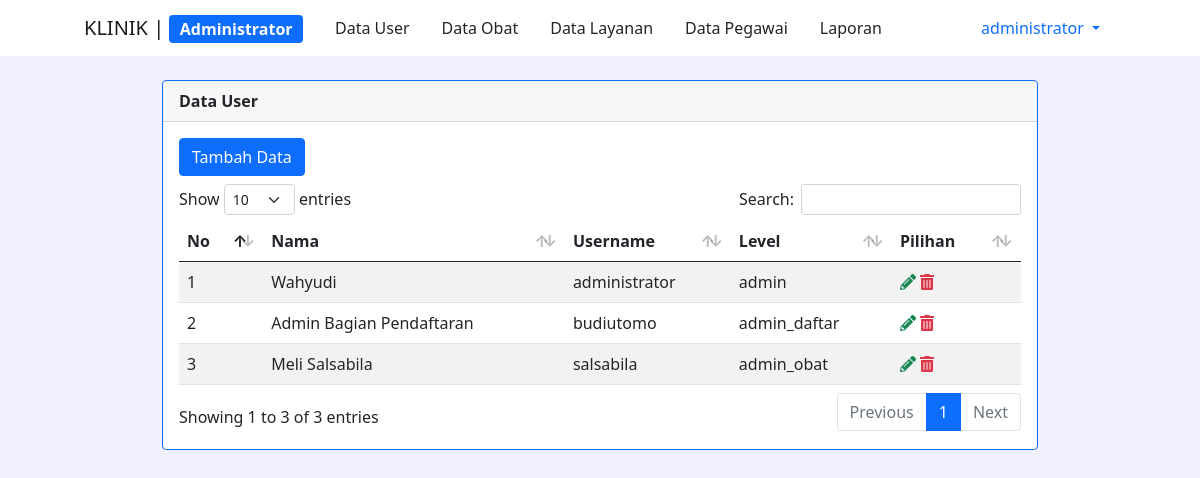
The app's page /pages/admin/data_user.php (signed in) with its own data.
### tables this page shows
CREATE TABLE `user` (
  `id` int(11) NOT NULL,
  `nama` varchar(255) NOT NULL,
  `username` varchar(255) NOT NULL,
  `password` varchar(255) NOT NULL,
  `level` varchar(20) NOT NULL
);

### pages/admin/data_user.php (the view, shortened to what this page needs)
<?php
include '../../layouts/backend/header.php';
?>
<div class="container-fluid">
  <div class="row col">
    <?php include_once('../../layouts/menu.php'); ?>
  </div>
  <div class="row d-flex justify-content-center mt-4 mx-5">
    <div class="col-10">
      <div class="card border-primary mb-3">
        <div class="card-header fw-bold">Data User</div>
        <div class="card-body">
          <h5 class="card-title"><a href="../user_data/tambah.php" class="btn btn-primary">Tambah Data</a></h5>
          <table id="example" class="table table-striped" style="width:100%">
            <thead>
              <tr>
                <th>No</th>
                <th>Nama</th>
                <th>Username</th>
                <th>Level</th>
                <th>Pilihan</th>
              </tr>
            </thead>
            <tbody>
              <?php
              $query = "SELECT * FROM user ORDER BY id ASC";
              $result = mysqli_query($koneksi, $query);
              $no = 1;
              while ($row = mysqli_fetch_assoc($result)) {
              ?>
                <tr>
                  <td><?php echo $no; ?></td>
                  <td><?php echo $row['nama']; ?></td>
                  <td><?php echo $row['username']; ?></td>
                  <td><?php echo $row['level']; ?></td>
                  <td>
                    <a href="../user_data/edit.php?id=<?php echo $row['id']; ?>" class="text-success"><i class="fas fa-pencil-alt"></i></a>
                    <a href="../user_data/hapus.php?id=<?php echo $row['id']; ?>" class="text-danger"><i class="fas fa-trash-alt"></i></a>
                  </td>
                </tr>
              <?php
                $no++;
              }
              ?>
            </tbody>
          </table>
        </div>
      </div>
    </div>
  </div>
</div>
<?php include '../../layouts/backend/footer.php'; ?>

### records on screen
user: nama "Wahyudi", username "administrator", level "admin"
user: nama "Admin Bagian Pendaftaran", username "budiutomo", level "admin_daftar"
user: nama "Meli Salsabila", username "salsabila", level "admin_obat"

### other values on screen
$_SESSION['username'] "administrator"
